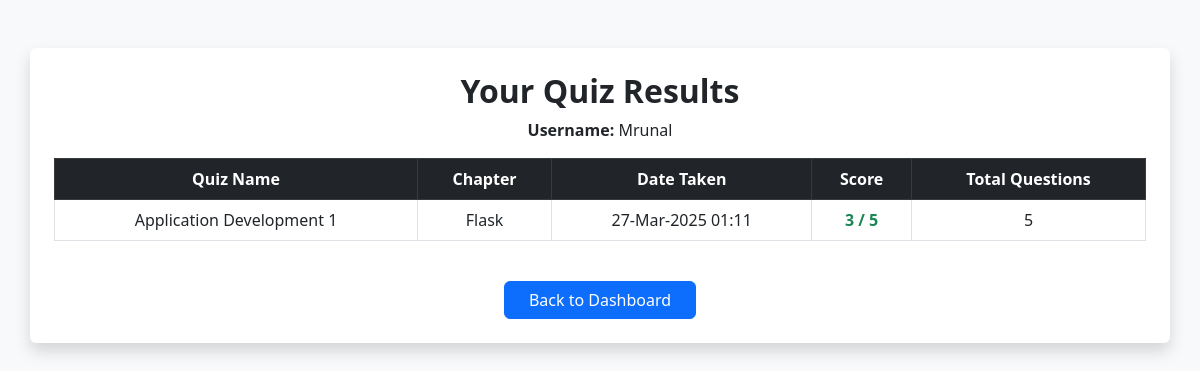
Page /view_quiz_result/3 on the committed database.
### applications/models.py (models this page shows)
class User(db.Model):
    id = db.Column(db.Integer, primary_key=True)
    username = db.Column(db.String(), unique=True, nullable=False)
    email = db.Column(db.String(), unique=True, nullable=False)
    password = db.Column(db.String(), nullable=False)
    full_name = db.Column(db.String(), nullable=False)
    qualification = db.Column(db.String(), nullable=False)
    dob = db.Column(db.Date, nullable=False)
    role = db.Column(db.String(), nullable=False, default='user')  # 'admin' or 'user'

class Score(db.Model):
    id = db.Column(db.Integer, primary_key=True)
    quiz_id = db.Column(db.Integer, db.ForeignKey('quiz.id'), nullable=False)
    user_id = db.Column(db.Integer, db.ForeignKey('user.id'), nullable=False)
    time_stamp_of_attempt = db.Column(db.DateTime, nullable=False)
    total_scored = db.Column(db.Integer, nullable=False)
    user = db.relationship('User', backref=db.backref('scores', lazy=True))
    quiz = db.relationship('Quiz', backref=db.backref('scores', lazy=True))

class Subject(db.Model):
    id = db.Column(db.Integer, primary_key=True)
    name = db.Column(db.String(), unique=True, nullable=False)
    description = db.Column(db.Text, nullable=True)

class Chapter(db.Model):
    id = db.Column(db.Integer, primary_key=True)
    name = db.Column(db.String(), nullable=False)
    description = db.Column(db.Text, nullable=True)
    num_questions = db.Column(db.Integer, nullable=False, default=0)
    subject_id = db.Column(db.Integer, db.ForeignKey('subject.id', ondelete="CASCADE"), nullable=False)
    subject = db.relationship('Subject', backref=db.backref('chapters', lazy=True, cascade="all, delete"))

### applications/controllers.py (the view)
@app.route('/view_quiz_result/<int:user_id>')
def view_quiz_result(user_id):
    user = User.query.get(user_id)
    scores = Score.query.filter_by(user_id=user_id).join(Quiz).join(Chapter).join(Subject).all()
    return render_template('view_quiz_result.html', this_user=user,
                           scores=scores)

### templates/view_quiz_result.html (shortened to what this page needs)
<!DOCTYPE html>
<html lang="en">
<head>
    <link href="https://cdn.jsdelivr.net/npm/bootstrap@5.3.0/dist/css/bootstrap.min.css" rel="stylesheet">
</head>
<body class="bg-light">
    <div class="container mt-5 p-4 bg-white shadow rounded">
        <h2 class="text-center fw-bold">Your Quiz Results</h2>
        <p class="text-center"><strong>Username:</strong> {{ this_user.username }}</p>
        <div class="table-responsive">
            <table class="table table-bordered table-hover text-center align-middle">
                <thead class="table-dark">
                    <tr>
                        <th>Quiz Name</th>
                        <th>Chapter</th>
                        <th>Date Taken</th>
                        <th>Score</th>
                        <th>Total Questions</th>
                    </tr>
                </thead>
                <tbody>
                    {% for score in scores %}
                    <tr>
                        <td>{{ score.quiz.chapter.subject.name }}</td>
                        <td>{{ score.quiz.chapter.name }}</td>
                        <td>{{ score.time_stamp_of_attempt.strftime('%d-%b-%Y %H:%M') }}</td>
                        <td class="fw-bold text-success">{{ score.total_scored }} / {{ score.quiz.questions|length }}</td>
                        <td>{{ score.quiz.questions|length }}</td>
                    </tr>
                    {% else %}
                    <tr>
                        <td colspan="5" class="text-center text-muted">No quiz results available.</td>
                    </tr>
                    {% endfor %}
                </tbody>
            </table>
        </div>
        <div class="text-center mt-4">
            <a href="/user_dash/{{ this_user.id }}" class="btn btn-primary px-4">Back to Dashboard</a>
        </div>
    </div>
</body>
</html>

### rows in the picture
User: username "Mrunal"
Score: quiz.chapter.subject.name "Application Development 1", quiz.chapter.name "Flask", time_stamp_of_attempt "27-Mar-2025 01:11", total_scored "3", quiz.questions|length "5"
